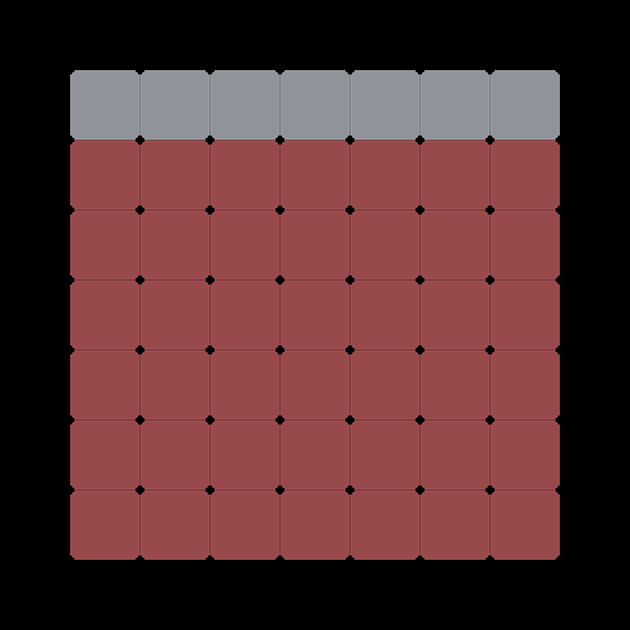

This game map was drawn from its Tiled (.tmx) file and the tilesets committed beside it. A one-line description and the trimmed map source follow:
An orthogonal 9x9 tile map with 70x70 px tiles, 2 tile layers (gridLayer, producerLayer), 1 hidden layer not drawn.

<map version="1.0" orientation="orthogonal" renderorder="right-down" width="9" height="9" tilewidth="70" tileheight="70">
 <tileset firstgid="1" name="sushi" tilewidth="70" tileheight="70" spacing="2" margin="2">
  <image source="../w640/sushi.png" width="722" height="218" />
 </tileset>
 <layer name="gridLayer" width="9" height="9">
  <data>[81 cells, 49 non-empty, 1 distinct tile ids]</data>
 </layer>
 <layer name="clipperLayer" width="9" height="9" visible="0">
  <data>[81 cells, 49 non-empty, 1 distinct tile ids]</data>
 </layer>
 <layer name="producerLayer" width="9" height="9">
  <data>[81 cells, 7 non-empty, 1 distinct tile ids]</data>
 </layer>
</map>
